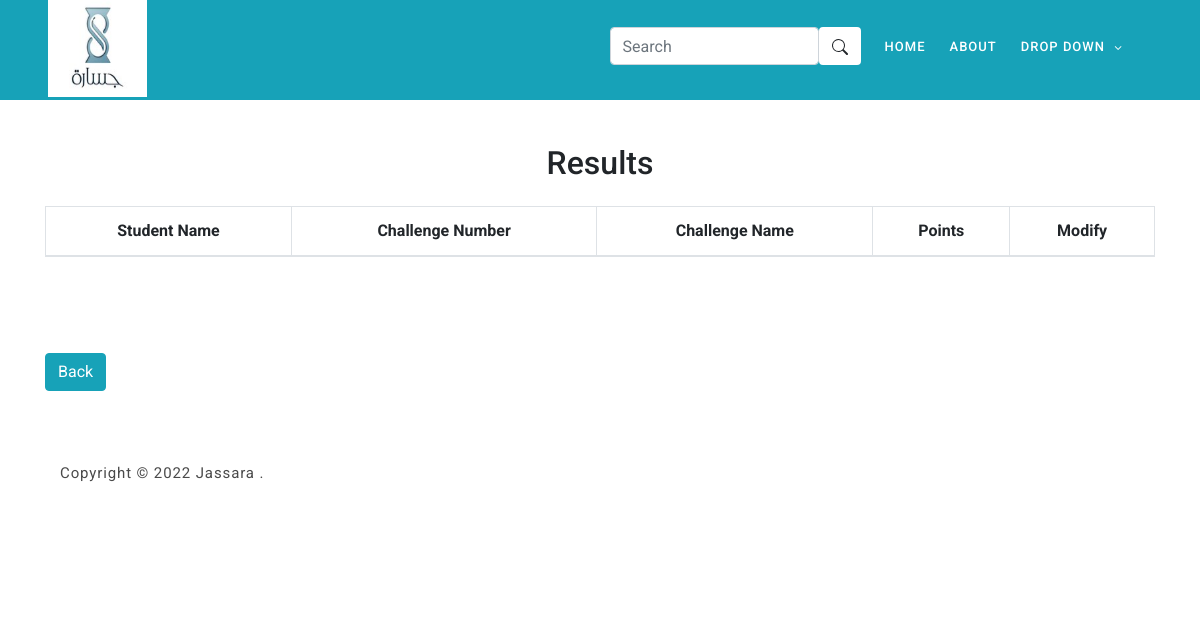
The app's page /ManageRanking.php, older data.
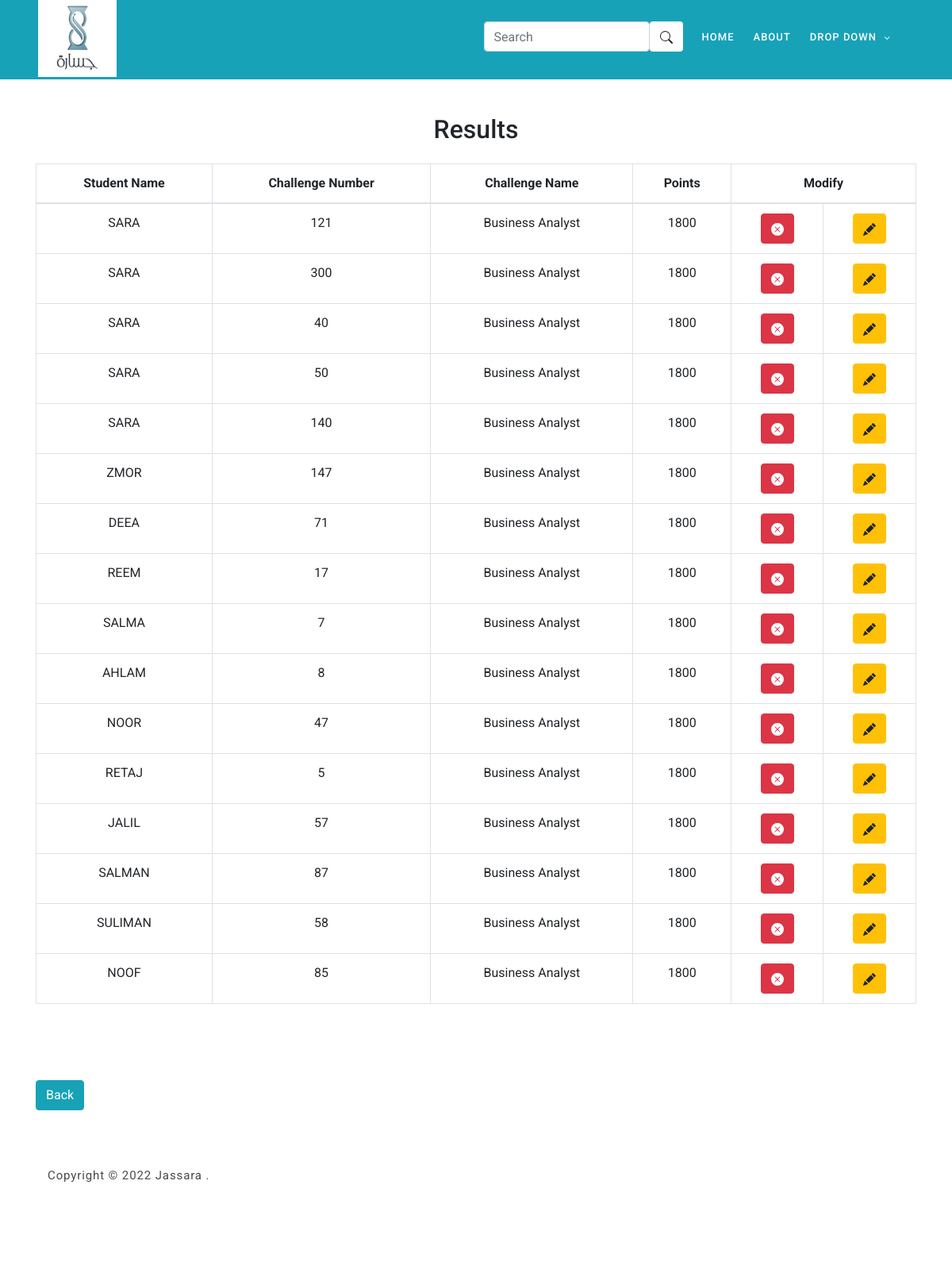
The same page, newer data.
### tables this page shows
CREATE TABLE `result` (
  `stname` varchar(255) NOT NULL,
  `point` int(11) NOT NULL,
  `challenge_num` int(10) NOT NULL,
  `challenge_name` varchar(255) NOT NULL
);

### ManageRanking.php (the view, shortened to what this page needs)
<?php
include 'tamplate.php';
Admin_header();
admin_nav();
$con = connection();
$sql = "SELECT * FROM result";
$result = mysqli_query($con, $sql);
?>
<br>
<br>
<br>
<br>
<br>
<br>
<div class="container">
    <h2 style="text-align: center;">Results</h2>
    <br>
    <table class="table table-bordered col mb-5" id="table-list">
        <thead>
            <tr>
                <th style="text-align: center;">Student Name</th>
                <th style="text-align: center;">Challenge Number</th>
                <th style="text-align: center;">Challenge Name</th>
                <th style="text-align: center;">Points</th>
                <th style="text-align: center;" colspan="2">Modify</th>
            </tr>
        </thead>
        <tbody>
            <?php
            while ($row = mysqli_fetch_array($result, MYSQLI_ASSOC)) {
                echo
                '<tr style="text-align:center;">
                    <td class ="ChallengeNum">' . $row['stname'] . '</td>
                    <td>' . $row['challenge_num'] . '</td>
                    <td>' . $row['challenge_name'] . '</td>
                    <td>' . $row['point'] . '</td>
                    <td>
                    <form action="" method="POST">
                            <abbr title="Delete Challenge">
                                 <button class="btn btn-danger" value="' . $row['challenge_num'] . '" name="Delete_button" onclick="confirm("Are you sure ?")">
                                        <svg xmlns="http://www.w3.org/2000/svg" width="16" height="16" fill="currentColor" class="bi bi-x-circle-fill" viewBox="0 0 16 16">
                                            <path d="M16 8A8 8 0 1 1 0 8a8 8 0 0 1 16 0zM5.354 4.646a.5.5 0 1 0-.708.708L7.293 8l-2.647 2.646a.5.5 0 0 0 .708.708L8 8.707l2.646 2.647a.5.5 0 0 0 .708-.708L8.707 8l2.647-2.646a.5.5 0 0 0-.708-.708L8 7.293 5.354 4.646z" />
                                        </svg>
                                </button>
                                </abbr>
                        </form>
                    </td>
                    <td>
                    <form action="ModifyResults.php" Method="POST">
                    <abbr title="Modify Challenge">
                    <input value="'.$row['stname'].'" hidden name="STNAME">
                            <button class="btn btn-warning" value="' . $row['challenge_num'] . '" id="M_btn" name="Modify_btn" data-target="#ModifyModal" data-toggle="modal" >
                                <svg xmlns="http://www.w3.org/2000/svg" width="16" height="16" fill="currentColor" class="bi bi-pencil-fill" viewBox="0 0 16 16">
                                     <path d="M12.854.146a.5.5 0 0 0-.707 0L10.5 1.793 14.207 5.5l1.647-1.646a.5.5 0 0 0 0-.708l-3-3zm.646 6.061L9.793 2.5 3.293 9H3.5a.5.5 0 0 1 .5.5v.5h.5a.5.5 0 0 1 .5.5v.5h.5a.5.5 0 0 1 .5.5v.5h.5a.5.5 0 0 1 .5.5v.207l6.5-6.5zm-7.468 7.468A.5.5 0 0 1 6 13.5V13h-.5a.5.5 0 0 1-.5-.5V12h-.5a.5.5 0 0 1-.5-.5V11h-.5a.5.5 0 0 1-.5-.5V10h-.5a.499.499 0 0 1-.175-.032l-.179.178a.5.5 0 0 0-.11.168l-2 5a.5.5 0 0 0 .65.65l5-2a.5.5 0 0 0 .168-.11l.178-.178z" />
                                </svg>
                             </button>
                    </abbr>
                    </form>
                    </td>
                </tr>';
            }
            ?>
        </tbody>
    </table>
    <br>
    <br>
    <button type="button container" class="btn btn-info" data-toggle="modal" data-target="#exampleModal">
        <a style="color:White;" href="admin.php">Back</a>
    </button>
    <?php
    footer();
    ?>

### tamplate.php (shortened to what this page needs)
<?php
function footer()
{
    echo '
    <footer style="margin-top: 700;">
        <div class="container" style="display: block;">
            <div class="row">
                <div class="col-lg-7 col-md-12 col-sm-12">
                    <p class="copyright">Copyright &copy; 2022 Jassara
                        .
                </div>
            </div>
        </div>
    </footer>
    <script src="assets/js/jquery-2.1.0.min.js"></script>
    <script src="assets/js/popper.js"></script>
    <script src="assets/js/bootstrap.min.js"></script>
    <script src="assets/js/owl-carousel.js"></script>
    <script src="assets/js/scrollreveal.min.js"></script>
    <script src="assets/js/waypoints.min.js"></script>
    <script src="assets/js/jquery.counterup.min.js"></script>
    <script src="assets/js/imgfix.min.js"></script>
    <script src="assets/js/custom.js"></script>
</body>
</html>';
}
function Admin_header()
{
    echo '<!DOCTYPE html>
    <html lang="en">
    <head>
        <meta charset="utf-8">
        <meta name="viewport" content="width=device-width, initial-scale=1, shrink-to-fit=yes">
        <meta name="description" content="">
        <meta name="author" content="Template Mo">
        <link href="https://fonts.googleapis.com/css?family=Roboto:100,300,400,500,700,900" rel="stylesheet">
        <style>
            body {
                min-height: 100vh;
                display: flex;
                flex-direction: column;
            }
            footer {
                clear: both;
                position: relative;
                height: 200px;
                margin-top: -200px;
            }
        </style>
        <title>Jassara HTML CSS Template</title>
        <!--
    Jassara
    https://templatemo.com/tm-537-Jassara
    -->
        <link rel="stylesheet" type="text/css" href="assets/css/bootstrap.min.css">
        <link rel="stylesheet" type="text/css" href="assets/css/font-awesome.css">
        <link rel="stylesheet" type="text/css" href="assets/css/templatemo-art-factory.css">
        <link rel="stylesheet" type="text/css" href="assets/css/owl-carousel.css">
    </head>
    <header class="header-area bg-info mb-6">
        <div class="container mx-0 px-0">
            <div class="row ">
                <div class="col-lg-12">
                    <nav class="main-nav">
                        <a href="#">
                            <div class="logo pl-5">
                                <img src="assets/images/JPHP.jpg" alt="Jassara" width="99" height="97">
                            </div>
                        </a>
                        ';
}
function admin_nav()
{
    echo '
    <ul class="nav ">
        <li class="">
            <div class="input-group">
                <div class="form-outline">
                    <input type="search" id="form1" class="form-control" placeholder="Search" />
                </div>
                <button type="button" class="btn searchBarButton" style="background-color:white">
                    <svg xmlns="http://www.w3.org/2000/svg" width="16" height="16" fill="currentColor" class="bi bi-search" viewBox="0 0 16 16">
                        <path d="M11.742 10.344a6.5 6.5 0 1 0-1.397 1.398h-.001c.03.04.062.078.098.115l3.85 3.85a1 1 0 0 0 1.415-1.414l-3.85-3.85a1.007 1.007 0 0 0-.115-.1zM12 6.5a5.5 5.5 0 1 1-11 0 5.5 5.5 0 0 1 11 0z" />
                    </svg>
                </button>
            </div>
        </li>
        <li class="scroll-to-section"><a href="index.php#welcome" class="active">Home</a></li>
        <li class="scroll-to-section"><a href="index.php#about">About</a></li>
        <li class="submenu">
            <a href="javascript:;">Drop Down</a>
            <ul>
                <li><a href="ManageChallenges.php">Manage Challenges</a></li>
                <li><a href="ManageUsers.php">Manage Users</a></li>
                <li><a href="ManageRanking.php">Manage Results</a></li>
            </ul>
            </a>
    </ul>
</nav>
</div>
</div>
</div>
</header>
';
}

### assets/css/templatemo-art-factory.css (style rules this page uses)
html, body, div, span, applet, object, iframe, h1, h2, h3, h4, h5, h6, p, blockquote, div pre, a, abbr, acronym, address, big, cite, code, del, dfn, em, font, img, ins, kbd, q, s, samp, small, strike, strong, sub, sup, tt, var, b, u, i, center, dl, dt, dd, ol, ul, li, figure, header, nav, section, article, aside, footer, figcaption { margin: 0; padding: 0; border: 0; outline: 0; }
ul, li { padding: 0; margin: 0; list-style: none; }
header, nav, section, article, aside, footer, hgroup { display: block; }
* { box-sizing: border-box; }
html, body { font-family: "Roboto", sans-serif; font-weight: 400; background-color: #fff; font-size: 16px; -ms-text-size-adjust: 100%; -webkit-font-smoothing: antialiased; -moz-osx-font-smoothing: grayscale; }
a { text-decoration: none !important; }
h1, h2, h3, h4, h5, h6 { margin-top: 0px; margin-bottom: 0px; }
ul { margin-bottom: 0px; }
p { font-size: 15px; line-height: 25px; color: #4a4a4a; }
html, body { background: #fff; font-family: "Roboto", sans-serif; }
.header-area { position: absolute; top: 0px; left: 0px; right: 0px; z-index: 100; height: 100px; -webkit-transition: all 0.5s ease 0s; -moz-transition: all 0.5s ease 0s; -o-transition: all 0.5s ease 0s; transition: all 0.5s ease 0s; }
.header-area .main-nav { min-height: 80px; background: transparent; }
.header-area .main-nav .logo { line-height: 80px; color: #fff; font-size: 28px; font-weight: 700; text-transform: uppercase; letter-spacing: 2px; float: left; -webkit-transition: all 0.3s ease 0s; -moz-transition: all 0.3s ease 0s; -o-transition: all 0.3s ease 0s; transition: all 0.3s ease 0s; }
.header-area .main-nav .nav { float: right; margin-top: 27px; margin-left: 20px; margin-right: 0px; -webkit-transition: all 0.3s ease 0s; -moz-transition: all 0.3s ease 0s; -o-transition: all 0.3s ease 0s; transition: all 0.3s ease 0s; position: relative; z-index: 999; }
.header-area .main-nav .nav li { padding-left: 20px; padding-right: 20px; }
.header-area .main-nav .nav li:last-child { padding-right: 0px; }
.header-area .main-nav .nav li a { display: block; font-weight: 500; font-size: 13px; color: #fff; text-transform: uppercase; -webkit-transition: all 0.3s ease 0s; -moz-transition: all 0.3s ease 0s; -o-transition: all 0.3s ease 0s; transition: all 0.3s ease 0s; height: 40px; line-height: 40px; border: transparent; letter-spacing: 1px; }
.header-area .main-nav .nav li.submenu { position: relative; padding-right: 35px; }
.header-area .main-nav .nav li.submenu:after { font-family: FontAwesome; content: "\f107"; font-size: 12px; color: #fff; position: absolute; right: 18px; top: 12px; }
@media (max-width: 1200px) { .header-area .main-nav .nav li { padding-left: 12px; padding-right: 12px; } }
@media (max-width: 1200px) { .header-area .main-nav:before { display: none; } }
@media (min-width: 992px) { .header-area .main-nav .nav { display: flex !important; } }
footer { background-color: #fff; padding: 60px 0px; }
footer .copyright { margin-top: 10px; font-weight: 400; font-size: 15px; color: #4a4a4a; letter-spacing: 0.88px; text-transform: capitalize; }

### tamplate.php (style rules this page uses)
footer { clear: both; position: relative; height: 200px; margin-top: -200px; }

Row changes from the older to the newer data that the page shows:
added result: stname "SARA", challenge_num "121", challenge_name "Business Analyst", point "1800"
added result: stname "SARA", challenge_num "300", challenge_name "Business Analyst", point "1800"
added result: stname "SARA", challenge_num "40", challenge_name "Business Analyst", point "1800"
added result: stname "SARA", challenge_num "50", challenge_name "Business Analyst", point "1800"
added result: stname "SARA", challenge_num "140", challenge_name "Business Analyst", point "1800"
added result: stname "ZMOR", challenge_num "147", challenge_name "Business Analyst", point "1800"
added result: stname "DEEA", challenge_num "71", challenge_name "Business Analyst", point "1800"
added result: stname "REEM", challenge_num "17", challenge_name "Business Analyst", point "1800"
added result: stname "SALMA", challenge_num "7", challenge_name "Business Analyst", point "1800"
added result: stname "AHLAM", challenge_num "8", challenge_name "Business Analyst", point "1800"
added result: stname "NOOR", challenge_num "47", challenge_name "Business Analyst", point "1800"
added result: stname "RETAJ", challenge_num "5", challenge_name "Business Analyst", point "1800"
added result: stname "JALIL", challenge_num "57", challenge_name "Business Analyst", point "1800"
added result: stname "SALMAN", challenge_num "87", challenge_name "Business Analyst", point "1800"
added result: stname "SULIMAN", challenge_num "58", challenge_name "Business Analyst", point "1800"
added result: stname "NOOF", challenge_num "85", challenge_name "Business Analyst", point "1800"
